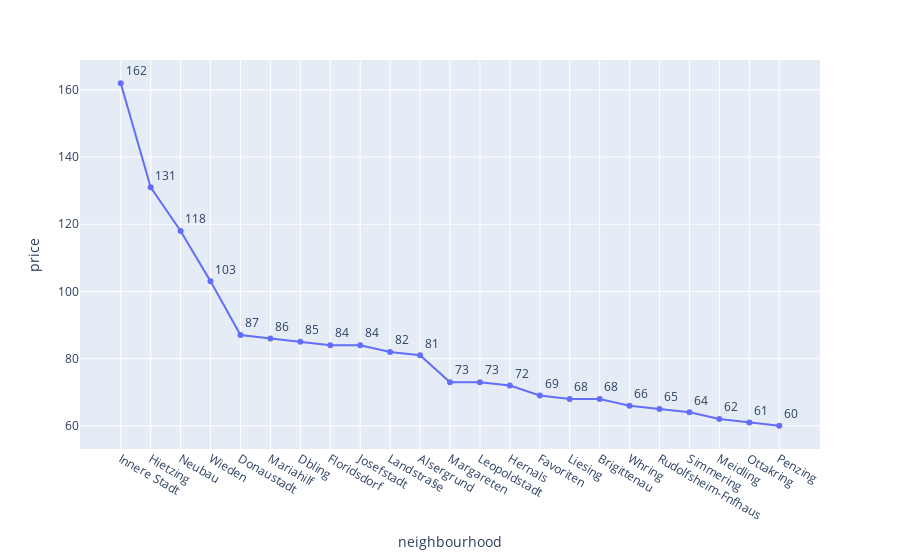

Notebook code for this chart:
### Code cell
fig = px.line(listings_price_neigh, x='neighbourhood', y='price', markers=True, text='price')
fig.update_traces(textposition="top right")
fig.show()
listings_price_neigh

### Figure 1 — Plotly figure (JSON) as saved in the notebook; plotly's stock layout.template omitted (floating-point values rounded to 4 significant figures)
{"data": [{"hovertemplate": "neighbourhood=%{x}<br>price=%{text}<extra></extra>", "legendgroup": "", "line": {"color": "#636efa", "dash": "solid"}, "marker": {"symbol": "circle"}, "mode": "markers+text+lines", "name": "", "orientation": "v", "showlegend": false, "text": [162, 131, 118, 103, 87, 86, 85, 84, 84, 82, 81, 73, 73, 72, 69, 68, 68, 66, 65, 64, 62, 61, 60], "textposition": "top right", "type": "scatter", "x": ["Innere Stadt", "Hietzing", "Neubau", "Wieden", "Donaustadt", "Mariahilf", "Dbling", "Floridsdorf", "Josefstadt", "Landstra§e", "Alsergrund", "Margareten", "Leopoldstadt", "Hernals", "Favoriten", "Liesing", "Brigittenau", "Whring", "Rudolfsheim-Fnfhaus", "Simmering", "Meidling", "Ottakring", "Penzing"], "xaxis": "x", "y": [162, 131, 118, 103, 87, 86, 85, 84, 84, 82, 81, 73, 73, 72, 69, 68, 68, 66, 65, 64, 62, 61, 60], "yaxis": "y"}], "layout": {"legend": {"tracegroupgap": 0}, "margin": {"t": 60}, "xaxis": {"anchor": "y", "domain": [0, 1], "title": {"text": "neighbourhood"}}, "yaxis": {"anchor": "x", "domain": [0, 1], "title": {"text": "price"}}}}
